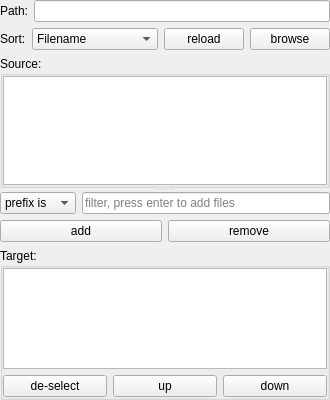
      <widget class="QSplitter" name="splitter">
       <property name="orientation">
        <enum>Qt::Orientation::Vertical</enum>
       </property>
       <widget class="QWidget" name="layoutWidget">
        <layout class="QVBoxLayout" name="verticalLayout">
         <item>
          <layout class="QHBoxLayout" name="horizontalLayout_6">
           <item>
            <widget class="QLabel" name="label_2">
             <property name="sizePolicy">
              <sizepolicy hsizetype="Minimum" vsizetype="Preferred">
               <horstretch>0</horstretch>
               <verstretch>0</verstretch>
              </sizepolicy>
             </property>
             <property name="text">
              <string>Path:</string>
             </property>
            </widget>
           </item>
           <item>
            <widget class="QLineEdit" name="work_dir">
             <property name="minimumSize">
              <size>
               <width>200</width>
               <height>0</height>
              </size>
             </property>
             <property name="maximumSize">
              <size>
               <width>16777215</width>
               <height>16777215</height>
              </size>
             </property>
             <property name="clearButtonEnabled">
              <bool>true</bool>
             </property>
            </widget>
           </item>
          </layout>
         </item>
         <item>
          <layout class="QHBoxLayout" name="horizontalLayout_2">
           <item>
            <widget class="QLabel" name="label_56">
             <property name="text">
              <string>Sort:</string>
             </property>
            </widget>
           </item>
           <item>
            <widget class="QComboBox" name="sort_method">
             <item>
              <property name="text">
               <string>Filename</string>
              </property>
             </item>
             <item>
              <property name="text">
               <string>Filename-reverse</string>
              </property>
             </item>
             <item>
              <property name="text">
               <string>Index</string>
              </property>
             </item>
             <item>
              <property name="text">
               <string>Index-reverse</string>
              </property>
             </item>
             <item>
              <property name="text">
               <string>Time</string>
              </property>
             </item>
             <item>
              <property name="text">
               <string>Time-reverse</string>
              </property>
             </item>
            </widget>
           </item>
           <item>
            <widget class="QPushButton" name="pushButton_11">
             <property name="sizePolicy">
              <sizepolicy hsizetype="Expanding" vsizetype="Fixed">
               <horstretch>0</horstretch>
               <verstretch>0</verstretch>
              </sizepolicy>
             </property>
             <property name="text">
              <string>reload</string>
             </property>
            </widget>
           </item>
           <item>
            <widget class="QPushButton" name="pushButton">
             <property name="sizePolicy">
              <sizepolicy hsizetype="Expanding" vsizetype="Fixed">
               <horstretch>0</horstretch>
               <verstretch>0</verstretch>
              </sizepolicy>
             </property>
             <property name="text">
              <string>browse</string>
             </property>
            </widget>
           </item>
          </layout>
         </item>
         <item>
          <widget class="QGroupBox" name="box_source">
           <property name="sizePolicy">
            <sizepolicy hsizetype="Expanding" vsizetype="Expanding">
             <horstretch>20</horstretch>
             <verstretch>0</verstretch>
            </sizepolicy>
           </property>
           <property name="minimumSize">
            <size>
             <width>0</width>
             <height>80</height>
            </size>
           </property>
           <property name="maximumSize">
            <size>
             <width>16777215</width>
             <height>16777215</height>
            </size>
           </property>
           <property name="title">
            <string>Source:</string>
           </property>
           <layout class="QGridLayout" name="gridLayout_5">
            <property name="leftMargin">
             <number>0</number>
            </property>
            <property name="topMargin">
             <number>0</number>
            </property>
            <property name="rightMargin">
             <number>0</number>
            </property>
            <property name="bottomMargin">
             <number>0</number>
            </property>
            <item row="0" column="0">
             <widget class="QListView" name="list_view_source">
              <property name="dragEnabled">
               <bool>true</bool>
              </property>
              <property name="alternatingRowColors">
               <bool>true</bool>
              </property>
              <property name="selectionMode">
               <enum>QAbstractItemView::SelectionMode::ExtendedSelection</enum>
              </property>
             </widget>
            </item>
           </layout>
          </widget>
         </item>
        </layout>
       </widget>
       <widget class="QWidget" name="layoutWidget">
        <layout class="QVBoxLayout" name="verticalLayout_2">
         <item>
          <layout class="QHBoxLayout" name="horizontalLayout_3">
           <item>
            <widget class="QComboBox" name="filter_type">
             <item>
              <property name="text">
               <string>prefix is</string>
              </property>
             </item>
             <item>
              <property name="text">
               <string>contains</string>
              </property>
             </item>
            </widget>
           </item>
           <item>
            <widget class="QLineEdit" name="filter_str">
             <property name="sizePolicy">
              <sizepolicy hsizetype="Expanding" vsizetype="Fixed">
               <horstretch>0</horstretch>
               <verstretch>0</verstretch>
              </sizepolicy>
             </property>
             <property name="maximumSize">
              <size>
               <width>16777215</width>
               <height>100</height>
              </size>
             </property>
             <property name="placeholderText">
              <string>filter, press enter to add files</string>
             </property>
             <property name="clearButtonEnabled">
              <bool>true</bool>
             </property>
            </widget>
           </item>
          </layout>
         </item>
         <item>
          <layout class="QHBoxLayout" name="horizontalLayout">
           <item>
            <widget class="QPushButton" name="pushButton_2">
             <property name="sizePolicy">
              <sizepolicy hsizetype="Expanding" vsizetype="Fixed">
               <horstretch>0</horstretch>
               <verstretch>0</verstretch>
              </sizepolicy>
             </property>
             <property name="maximumSize">
              <size>
               <width>16777215</width>
               <height>16777215</height>
              </size>
             </property>
             <property name="text">
              <string>add</string>
             </property>
            </widget>
           </item>
           <item>
            <widget class="QPushButton" name="pushButton_3">
             <property name="sizePolicy">
              <sizepolicy hsizetype="Expanding" vsizetype="Fixed">
               <horstretch>0</horstretch>
               <verstretch>0</verstretch>
              </sizepolicy>
             </property>
             <property name="maximumSize">
              <size>
               <width>16777215</width>
               <height>16777215</height>
              </size>
             </property>
             <property name="text">
              <string>remove</string>
             </property>
            </widget>
           </item>
          </layout>
         </item>
         <item>
          <widget class="QGroupBox" name="box_target">
           <property name="sizePolicy">
            <sizepolicy hsizetype="Expanding" vsizetype="Expanding">
             <horstretch>0</horstretch>
             <verstretch>0</verstretch>
            </sizepolicy>
           </property>
           <property name="minimumSize">
            <size>
             <width>0</width>
             <height>120</height>
            </size>
           </property>
           <property name="maximumSize">
            <size>
             <width>16777215</width>
             <height>16777215</height>
            </size>
           </property>
           <property name="title">
            <string>Target:</string>
           </property>
           <layout class="QGridLayout" name="gridLayout_4">
            <property name="leftMargin">
             <number>0</number>
            </property>
            <property name="topMargin">
             <number>0</number>
            </property>
            <property name="rightMargin">
             <number>0</number>
            </property>
            <property name="bottomMargin">
             <number>0</number>
            </property>
            <item row="1" column="0">
             <layout class="QHBoxLayout" name="horizontalLayout_7">
              <item>
               <widget class="QPushButton" name="btn_deselect">
                <property name="text">
                 <string>de-select</string>
                </property>
               </widget>
              </item>
              <item>
               <widget class="QPushButton" name="btn_up">
                <property name="text">
                 <string>up</string>
                </property>
               </widget>
              </item>
              <item>
               <widget class="QPushButton" name="btn_down">
                <property name="text">
                 <string>down</string>
                </property>
               </widget>
              </item>
             </layout>
            </item>
            <item row="0" column="0">
             <widget class="QListView" name="list_view_target">
              <property name="selectionMode">
               <enum>QAbstractItemView::SelectionMode::ExtendedSelection</enum>
              </property>
             </widget>
            </item>
           </layout>
          </widget>
         </item>
        </layout>
       </widget>
      </widget>
